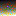

Python code for this plot:
import math
from PIL import Image


# https://www.alanzucconi.com/2015/09/30/colour-sorting/
def main():
	output_file_path = "luminosity.png"

	with Image.open("palette.bmp") as im:
		pixels = list(im.convert("RGB").getdata())

		pixels.sort( key=lambda rgb: lum(*rgb) )

		im = Image.new("RGB", (im.width, im.height))
		im.putdata(pixels)
		im.save(output_file_path)


def lum(r,g,b):
    return math.sqrt(.241 * r + .691 * g + .068 * b)


# def lum(r,g,b):
#     return math.pow((0.299 * r + 0.587 * g + 0.114 * b), 1/2.2)


if __name__ == "__main__":
	main()
